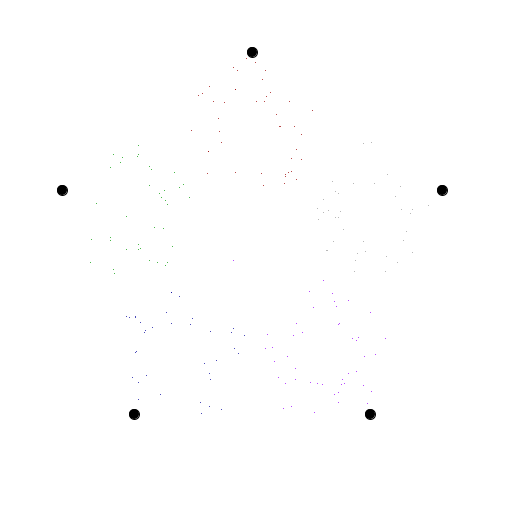
Frame 1 (no input)
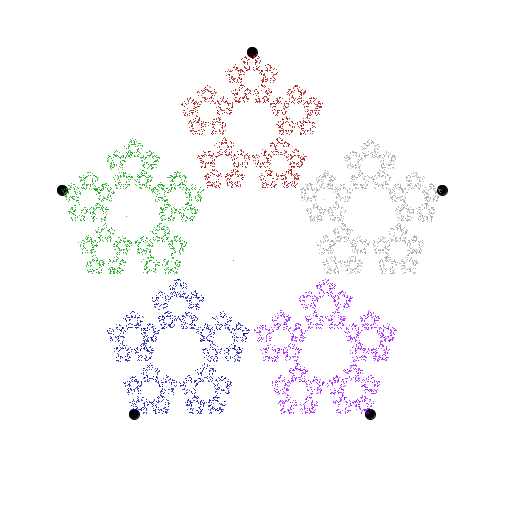
Frame 60 (the mouse pressed at the canvas centre just before this capture)
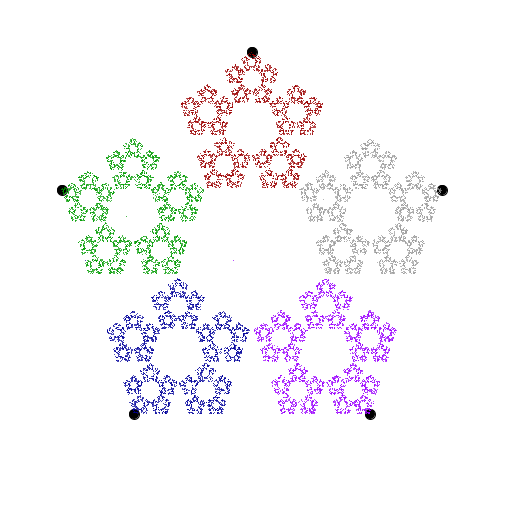
Frame 120 (the mouse held since frame 60 and released just before this capture)

The Processing sketch that drew these frames (run headless with seeded random() and noise(); from frame 60 on, the mouse is pressed at the canvas centre):

// Processing sketch: processing_136642
// ── processing_136642.pde

class ppoint
{
  int xpos, ypos;
  
  ppoint(int x, int y)
  {
    xpos = x;
    ypos = y;
  }
}

int rx;
int ry;
int count;
int previouppoint;
float multi;
ppoint pp1;
ppoint pp2;
ppoint pp3;
ppoint pp4;
ppoint pp5;

void setup() 
{
  size(510, 510);
  frameRate(30);
  multi = 0.6;

  noStroke();
  randomsetup();
  
}
void randomsetup()
{
  background(255);
  stroke(0);
  fill(0);
  rx = 5;
  ry = 5;
  previouppoint = 0;
  count = 0;
  //Got the coordinates from this website: http://www.mathopenref.com/coordpolycalc.html
  pp1 = new ppoint(252,52);
  pp2 = new ppoint(62,190);
  pp3 = new ppoint(134,414);
  pp4 = new ppoint(370,414);
  pp5 = new ppoint(442,190);
  
  ellipse(pp1.xpos,pp1.ypos,10,10);
  ellipse(pp2.xpos,pp2.ypos,10,10);
  ellipse(pp3.xpos,pp3.ypos,10,10);
  ellipse(pp4.xpos,pp4.ypos,10,10);
  ellipse(pp5.xpos,pp5.ypos,10,10);
}


void draw() 
{  
  //the count and while loop ppeed up the drawing. After 500 points are created, then they are drawn.
  int count = 0;
  
  while (count < 200)
  {
    int rpoint = int(random(5));
    if (rpoint == 0)// && previouppoint != 2)
    {
      // pentagon point 1
      rx = waverage(rx,pp1.xpos,multi);
      ry = waverage(ry,pp1.ypos,multi);
      stroke(155,0,0);
      fill(155,0,0);
      previouppoint = 0;
    }
    else if (rpoint == 1)// && previouppoint != 3)
    {
      // pentagon point 2
      rx = waverage(rx,pp2.xpos,multi);
      ry = waverage(ry,pp2.ypos,multi);
      stroke(0,155,0);
      fill(0,155,0);
      previouppoint = 1;
    }
    else if (rpoint == 2)// && previouppoint != 4)
    {
      // pentagon point 3
      rx = waverage(rx,pp3.xpos,multi);
      ry = waverage(ry,pp3.ypos,multi);
      stroke(0,0,155);
      fill(0,0,155);
      previouppoint = 2;
    }
    else if (rpoint == 3)// && previouppoint != 0)
    {
      // pentagon point 4
      rx = waverage(rx,pp4.xpos,multi);
      ry = waverage(ry,pp4.ypos,multi);
      stroke(155,0,255);
      fill(155,0,255);
      previouppoint = 3;
    }
    else if (rpoint == 4)// && previouppoint != 1)
    {
      // pentagon point 5
      rx = waverage(rx,pp5.xpos,multi);
      ry = waverage(ry,pp5.ypos,multi);
      stroke(155);
      fill(155);
      previouppoint = 4;
    }
    point(rx,ry);
    count++;
  }
  
}

int waverage(float a, float b, float multiplier)
{
  return int((a*multiplier + b)/(multiplier + 1));
}

void mousePressed()
{
  if (mouseButton == LEFT)
  {
    multi -= 0.1;
  }
  else if (mouseButton == RIGHT)
  {
    multi += 0.1;
  }
  randomsetup();
}

void keyPressed()
{
  randomsetup();
}

  
